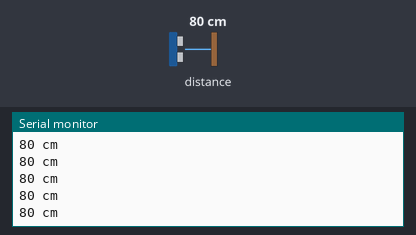
A sketch run on a simulated Arduino Uno, built with avr-gcc and run on an emulated ATmega328P. Parts: the last lines printed to the serial monitor. The test bench sets the inputs (shaded band); at power-on: distance to the obstacle 80 cm.

Above: at 1.2 s.
1.3 s: distance to the obstacle set to 120 cm
At 2.3 s:
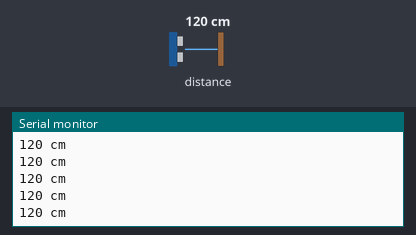
4.3 s: distance to the obstacle set to 2 cm
At 5.3 s:
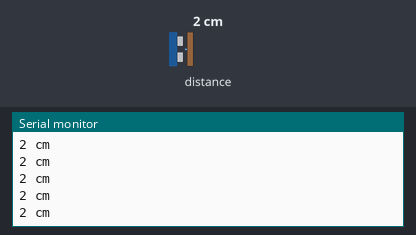
5.8 s: distance to the obstacle set to 18 cm
At 6.6 s:
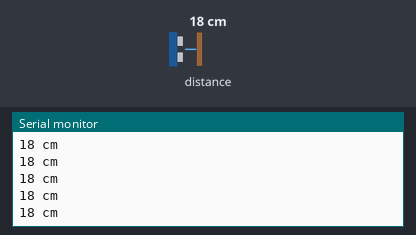
Timing chart, 0 to 8.8 s (numbered marks = the images above; inputs shaded):
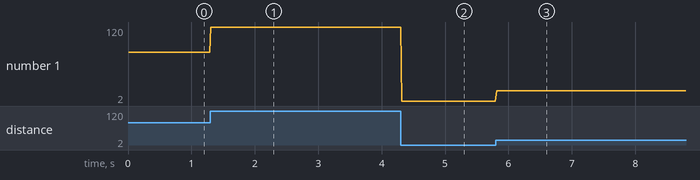

The sketch:

LidarTest.ino
```cpp
/**
 * LIDARLite I2C Example
 * Author: Garmin
 * Modified by: Shawn Hymel (SparkFun Electronics)
 * Date: June 29, 2017
 *
 * Read distance from LIDAR-Lite v3 over I2C
 *
 * See the Operation Manual for wiring diagrams and more information:
 * http://static.garmin.com/pumac/LIDAR_Lite_v3_Operation_Manual_and_Technical_Specifications.pdf
 */

#include <Wire.h>
#include <LIDARLite.h>

// Globals
LIDARLite lidarLite;
int cal_cnt = 0;

void setup()
{
  Serial.begin(9600); // Initialize serial connection to display distance readings

  lidarLite.begin(0, true); // Set configuration to default and I2C to 400 kHz
  lidarLite.configure(0); // Change this number to try out alternate configurations
}

void loop()
{
  int dist;

  // At the beginning of every 100 readings,
  // take a measurement with receiver bias correction
  if ( cal_cnt == 0 ) {
    dist = lidarLite.distance();      // With bias correction
  } else {
    dist = lidarLite.distance(false); // Without bias correction
  }

  // Increment reading counter
  cal_cnt++;
  cal_cnt = cal_cnt % 100;

  // Display distance
  Serial.print(dist);
  Serial.println(" cm");

  delay(10);
}
```

Measured:
- after the input at 1.3 s, the serial monitor: prints a new line at once (image 1)
- after the input at 4.3 s, the serial monitor: prints a new line at once (image 2)
- after the input at 5.8 s, the serial monitor: prints a new line at once (image 3)
- plotted number 1: 80 → 120 after the input at 1.3 s, 120 → 2 after the input at 4.3 s, 2 → 18 after the input at 5.8 s
